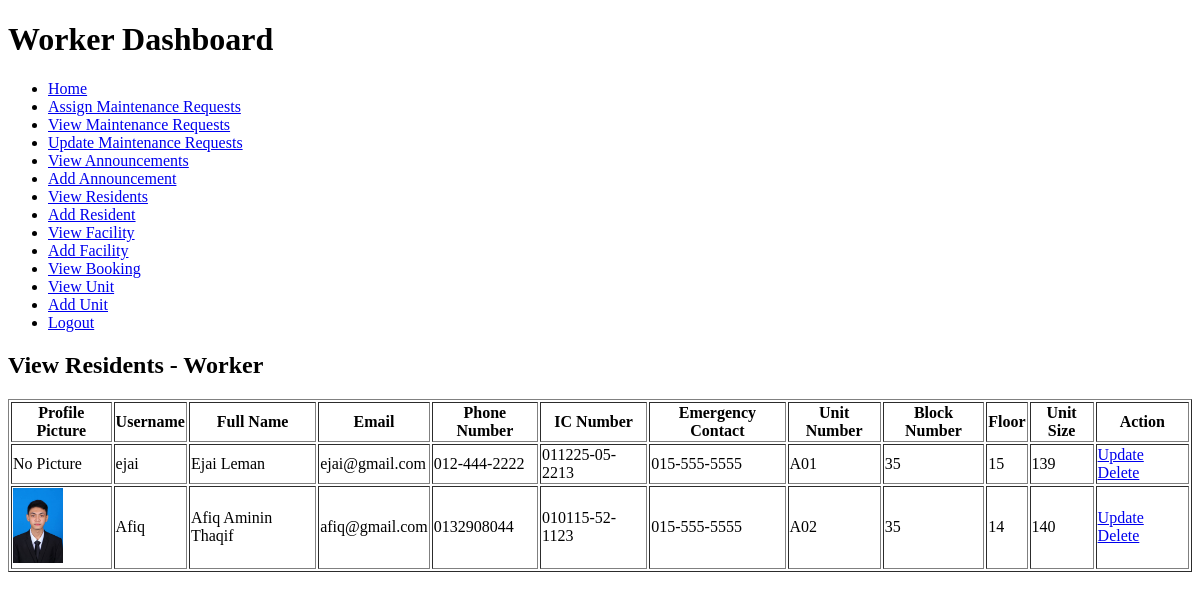
Before: /Worker/view_resident.php (signed in) with the older database file.
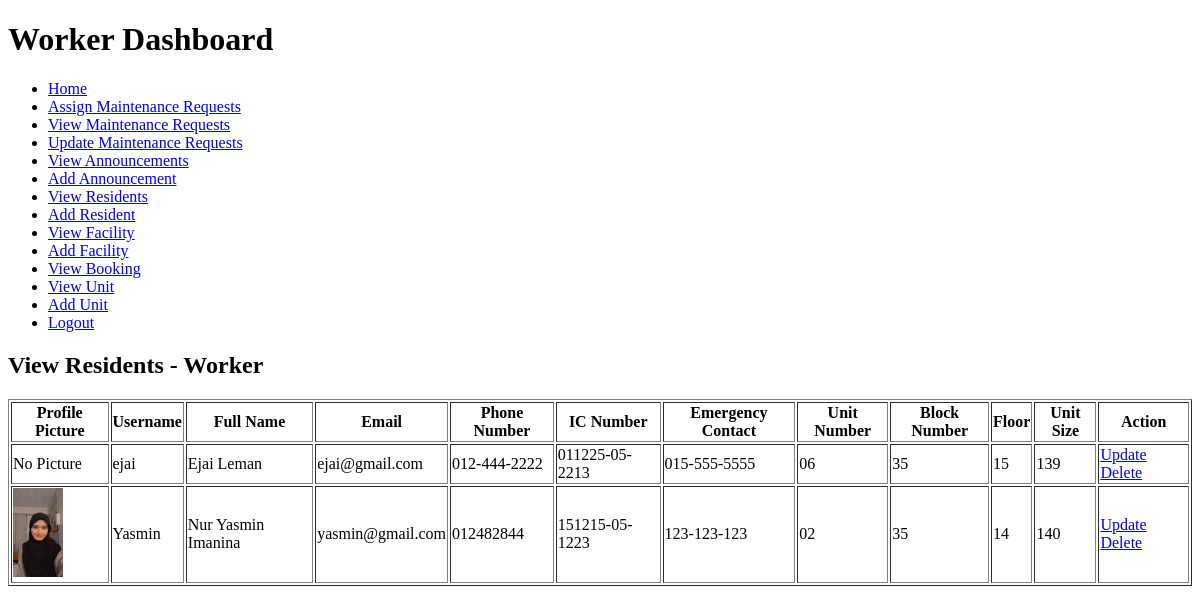
After: the same page with the newer database file.
### tables this page shows
CREATE TABLE `user` (
  `user_id` int(20) NOT NULL,
  `username` varchar(100) NOT NULL,
  `password` varchar(100) NOT NULL,
  `role_id` int(20) NOT NULL,
  `fullname` varchar(255) NOT NULL,
  `email` varchar(255) NOT NULL,
  `phone_number` varchar(20) DEFAULT NULL,
  `ic_number` varchar(14) DEFAULT NULL,
  `emergency_contact` varchar(255) DEFAULT NULL,
  `unit_id` int(11) DEFAULT NULL,
  `profile_pic` varchar(255) DEFAULT NULL
);

CREATE TABLE `unit` (
  `unit_id` int(20) NOT NULL,
  `unit_number` varchar(20) NOT NULL,
  `size` float NOT NULL,
  `block_number` int(20) NOT NULL,
  `floor` int(20) NOT NULL
);

### Worker/view_resident.php (the view, shortened to what this page needs)
<?php
include '../include/connection.php';
include '../include/header_worker.php';
include '../include/sidebar_worker.php';
$sqlResidents = "SELECT u.user_id, u.username, u.fullname, u.email, u.phone_number, u.ic_number, u.emergency_contact, u.unit_id, ur.unit_number, ur.block_number, ur.floor, ur.size, u.profile_pic
                 FROM user u
                 LEFT JOIN unit ur ON u.unit_id = ur.unit_id
                 WHERE u.role_id = 2";
$resultResidents = $conn->query($sqlResidents);
?>
<!DOCTYPE html>
<html lang="en">
<head>
</head>
<body>
    <h2>View Residents - Worker</h2>
    <?php if ($resultResidents->num_rows > 0): ?>
        <table border="1">
            <tr>
                <th>Profile Picture</th>
                <th>Username</th>
                <th>Full Name</th>
                <th>Email</th>
                <th>Phone Number</th>
                <th>IC Number</th>
                <th>Emergency Contact</th>
                <th>Unit Number</th>
                <th>Block Number</th>
                <th>Floor</th>
                <th>Unit Size</th>
                <th>Action</th>
            </tr>
            <?php while ($row = $resultResidents->fetch_assoc()): ?>
                <tr>
                    <td>
                        <?php if (!empty($row['profile_pic'])): ?>
                            <img src="../profile_pics/<?php echo $row['profile_pic']; ?>" alt="Profile Picture" width="50">
                        <?php else: ?>
                            No Picture
                        <?php endif; ?>
                    </td>
                    <td><?php echo $row['username']; ?></td>
                    <td><?php echo $row['fullname']; ?></td>
                    <td><?php echo $row['email']; ?></td>
                    <td><?php echo $row['phone_number']; ?></td>
                    <td><?php echo $row['ic_number']; ?></td>
                    <td><?php echo $row['emergency_contact']; ?></td>
                    <td><?php echo $row['unit_number']; ?></td>
                    <td><?php echo $row['block_number']; ?></td>
                    <td><?php echo $row['floor']; ?></td>
                    <td><?php echo $row['size']; ?></td>
                    <td>
                        <a href="update_resident.php?user_id=<?php echo $row['user_id']; ?>">Update</a>
                        <a href="delete_resident.php?user_id=<?php echo $row['user_id']; ?>" onclick="return confirm('Are you sure you want to delete this resident?')">Delete</a>
                    </td>
                </tr>
            <?php endwhile; ?>
        </table>
    <?php else: ?>
        <p>No residents available.</p>
    <?php endif; ?>
</body>
</html>

Changed rows visible on the page:
changed through a linked row, user "ejai": unit.unit_number "A01" → "06"
changed user: profile_pic: a different picture; username "Afiq" → "Yasmin"; fullname "Afiq Aminin Thaqif" → "Nur Yasmin Imanina"; email "afiq@gmail.com" → "yasmin@gmail.com"; phone_number "0132908044" → "012482844"; ic_number "010115-52-1123" → "151215-05-1223"; emergency_contact "015-555-5555" → "123-123-123"; unit.unit_number "A02" → "02"
